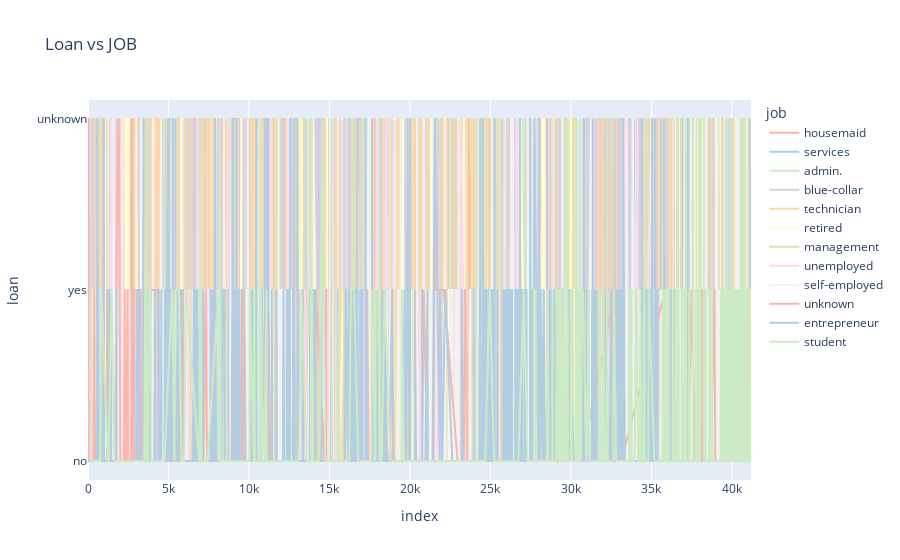

Here is the notebook cell this chart was saved with:
### Code cell
fig = px.line(df, y="loan", color="job", title="Loan vs JOB",color_discrete_sequence=px.colors.qualitative.Pastel1)
fig.update_layout(bargap=1)
fig.show()

### Figure 1 — Plotly figure (JSON) as saved in the notebook; plotly's stock layout.template omitted (floating-point values rounded to 4 significant figures; data arrays with more than 128 entries replaced by an {"elided": "..."} marker saying what was removed)
{"data": [{"hovertemplate": "job=housemaid<br>index=%{x}<br>loan=%{y}<extra></extra>", "legendgroup": "housemaid", "line": {"color": "rgb(251,180,174)", "dash": "solid"}, "marker": {"symbol": "circle"}, "mode": "lines", "name": "housemaid", "showlegend": true, "type": "scattergl", "x": {"elided": "1060 int values"}, "xaxis": "x", "y": {"elided": "1060 str values"}, "yaxis": "y"}, {"hovertemplate": "job=services<br>index=%{x}<br>loan=%{y}<extra></extra>", "legendgroup": "services", "line": {"color": "rgb(179,205,227)", "dash": "solid"}, "marker": {"symbol": "circle"}, "mode": "lines", "name": "services", "showlegend": true, "type": "scattergl", "x": {"elided": "3969 int values"}, "xaxis": "x", "y": {"elided": "3969 str values"}, "yaxis": "y"}, {"hovertemplate": "job=admin.<br>index=%{x}<br>loan=%{y}<extra></extra>", "legendgroup": "admin.", "line": {"color": "rgb(204,235,197)", "dash": "solid"}, "marker": {"symbol": "circle"}, "mode": "lines", "name": "admin.", "showlegend": true, "type": "scattergl", "x": {"elided": "10422 int values"}, "xaxis": "x", "y": {"elided": "10422 str values"}, "yaxis": "y"}, {"hovertemplate": "job=blue-collar<br>index=%{x}<br>loan=%{y}<extra></extra>", "legendgroup": "blue-collar", "line": {"color": "rgb(222,203,228)", "dash": "solid"}, "marker": {"symbol": "circle"}, "mode": "lines", "name": "blue-collar", "showlegend": true, "type": "scattergl", "x": {"elided": "9254 int values"}, "xaxis": "x", "y": {"elided": "9254 str values"}, "yaxis": "y"}, {"hovertemplate": "job=technician<br>index=%{x}<br>loan=%{y}<extra></extra>", "legendgroup": "technician", "line": {"color": "rgb(254,217,166)", "dash": "solid"}, "marker": {"symbol": "circle"}, "mode": "lines", "name": "technician", "showlegend": true, "type": "scattergl", "x": {"elided": "6743 int values"}, "xaxis": "x", "y": {"elided": "6743 str values"}, "yaxis": "y"}, {"hovertemplate": "job=retired<br>index=%{x}<br>loan=%{y}<extra></extra>", "legendgroup": "retired", "line": {"color": "rgb(255,255,204)", "dash": "solid"}, "marker": {"symbol": "circle"}, "mode": "lines", "name": "retired", "showlegend": true, "type": "scattergl", "x": {"elided": "1720 int values"}, "xaxis": "x", "y": {"elided": "1720 str values"}, "yaxis": "y"}, {"hovertemplate": "job=management<br>index=%{x}<br>loan=%{y}<extra></extra>", "legendgroup": "management", "line": {"color": "rgb(229,216,189)", "dash": "solid"}, "marker": {"symbol": "circle"}, "mode": "lines", "name": "management", "showlegend": true, "type": "scattergl", "x": {"elided": "2924 int values"}, "xaxis": "x", "y": {"elided": "2924 str values"}, "yaxis": "y"}, {"hovertemplate": "job=unemployed<br>index=%{x}<br>loan=%{y}<extra></extra>", "legendgroup": "unemployed", "line": {"color": "rgb(253,218,236)", "dash": "solid"}, "marker": {"symbol": "circle"}, "mode": "lines", "name": "unemployed", "showlegend": true, "type": "scattergl", "x": {"elided": "1014 int values"}, "xaxis": "x", "y": {"elided": "1014 str values"}, "yaxis": "y"}, {"hovertemplate": "job=self-employed<br>index=%{x}<br>loan=%{y}<extra></extra>", "legendgroup": "self-employed", "line": {"color": "rgb(242,242,242)", "dash": "solid"}, "marker": {"symbol": "circle"}, "mode": "lines", "name": "self-employed", "showlegend": true, "type": "scattergl", "x": {"elided": "1421 int values"}, "xaxis": "x", "y": {"elided": "1421 str values"}, "yaxis": "y"}, {"hovertemplate": "job=unknown<br>index=%{x}<br>loan=%{y}<extra></extra>", "legendgroup": "unknown", "line": {"color": "rgb(251,180,174)", "dash": "solid"}, "marker": {"symbol": "circle"}, "mode": "lines", "name": "unknown", "showlegend": true, "type": "scattergl", "x": {"elided": "330 int values"}, "xaxis": "x", "y": {"elided": "330 str values"}, "yaxis": "y"}, {"hovertemplate": "job=entrepreneur<br>index=%{x}<br>loan=%{y}<extra></extra>", "legendgroup": "entrepreneur", "line": {"color": "rgb(179,205,227)", "dash": "solid"}, "marker": {"symbol": "circle"}, "mode": "lines", "name": "entrepreneur", "showlegend": true, "type": "scattergl", "x": {"elided": "1456 int values"}, "xaxis": "x", "y": {"elided": "1456 str values"}, "yaxis": "y"}, {"hovertemplate": "job=student<br>index=%{x}<br>loan=%{y}<extra></extra>", "legendgroup": "student", "line": {"color": "rgb(204,235,197)", "dash": "solid"}, "marker": {"symbol": "circle"}, "mode": "lines", "name": "student", "showlegend": true, "type": "scattergl", "x": {"elided": "875 int values"}, "xaxis": "x", "y": {"elided": "875 str values"}, "yaxis": "y"}], "layout": {"bargap": 1, "legend": {"title": {"text": "job"}, "tracegroupgap": 0}, "title": {"text": "Loan vs JOB"}, "xaxis": {"anchor": "y", "domain": [0, 1], "title": {"text": "index"}}, "yaxis": {"anchor": "x", "domain": [0, 1], "title": {"text": "loan"}}}}
